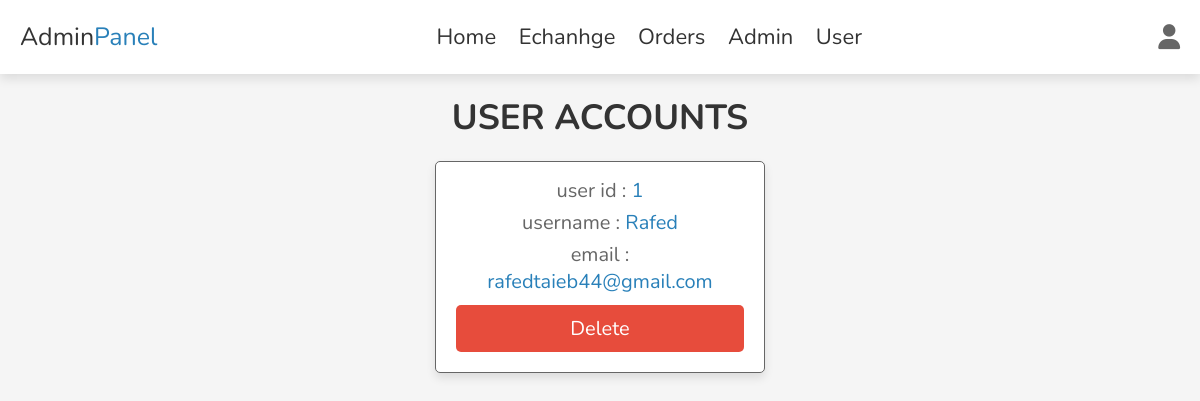
Screenshot of /buy/users_accounts.php (signed in) with the database file from the repository.
### tables this page shows
CREATE TABLE `user` (
  `id` int(100) NOT NULL,
  `name` varchar(20) NOT NULL,
  `email` varchar(50) NOT NULL,
  `password` varchar(50) NOT NULL
);

### buy/users_accounts.php (the view, shortened to what this page needs)
<?php
include 'config.php';
?>
<!DOCTYPE html>
<html lang="en">
<head>
   <link rel="stylesheet" href="https://cdnjs.cloudflare.com/ajax/libs/font-awesome/6.1.1/css/all.min.css">
   <link rel="stylesheet" href="css/admin_style.css">
</head>
<body>
<?php include 'admin_header.php' ?>
<section class="accounts">
   <h1 class="heading">user accounts</h1>
   <div class="box-container">
   <?php
      $select_accounts = $conn->prepare("SELECT * FROM `user`");
      $select_accounts->execute();
      if($select_accounts->rowCount() > 0){
         while($fetch_accounts = $select_accounts->fetch(PDO::FETCH_ASSOC)){
   ?>
   <div class="box">
      <p> user id : <span><?= $fetch_accounts['id']; ?></span> </p>
      <p> username : <span><?= $fetch_accounts['name']; ?></span> </p>
      <p> email : <span><?= $fetch_accounts['email']; ?></span> </p>
      <a href="users_accounts.php?delete=<?= $fetch_accounts['id']; ?>" onclick="return confirm('delete this account?')" class="delete-btn">delete</a>
   </div>
   <?php
         }
      }else{
         echo '<p class="empty">no accounts available!</p>';
      }
   ?>
   </div>
</section>
</body>
</html>

### buy/css/admin_style.css (style rules this page uses)
:root { --main-color:#2980b9; --red:#e74c3c; --orange:#f39c12; --black:#333; --white:#fff; --light-bg:#f5f5f5; --light-color:#666; --border:.1rem solid var(--light-color); --box-shadow:0 .5rem 1rem rgba(0,0,0,.1); }
* { font-family: 'Nunito', sans-serif; margin:0; padding:0; box-sizing: border-box; outline: none; border:none; text-decoration: none; transition: .2s linear; }
html { font-size: 62.5%; overflow-x: hidden; scroll-behavior: smooth; scroll-padding-top: 7rem; }
body { background: var(--light-bg); }
section { padding:2rem; margin:0 auto; max-width: 1200px; }
.heading { text-align: center; margin-bottom: 2rem; font-size: 3.5rem; color:var(--black); text-transform: uppercase; }
.delete-btn, .option-btn, .btn { display: block; width: 100%; margin-top: 1rem; border-radius: .5rem; padding:1rem 3rem; font-size: 2rem; color:var(--white); cursor: pointer; text-transform: capitalize; text-align: center; }
.delete-btn { background-color: var(--red); }
.accounts .box-container { display: grid; grid-template-columns: repeat(auto-fit, 33rem); gap:1.5rem; align-items: flex-start; justify-content: center; }
.accounts .box-container .box { padding:2rem; padding-top: 1rem; border-radius: .5rem; text-align: center; border:var(--border); background-color: var(--white); box-shadow: var(--box-shadow); }
.accounts .box-container .box p { font-size: 2rem; color:var(--light-color); margin: .5rem 0; }
.accounts .box-container .box p span { color:var(--main-color); }

### rows the page displays
user: id "1", name "Rafed", email "rafedtaieb44@gmail.com"
